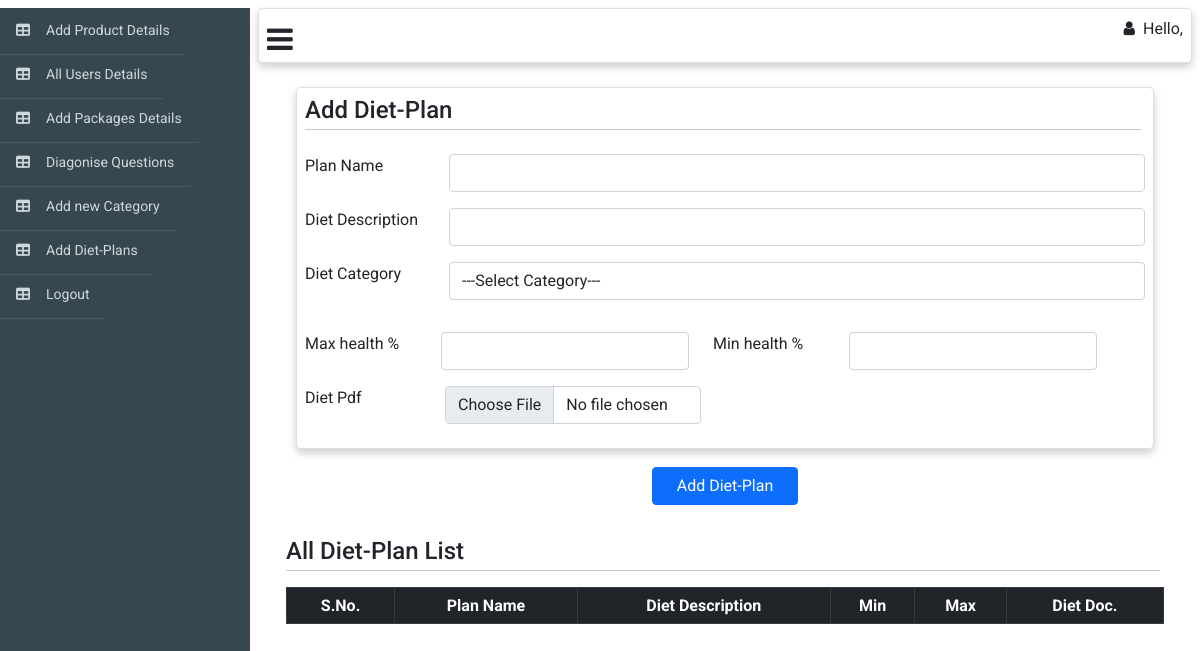
Before: /web_admin/add-diet-plan with the older database file.
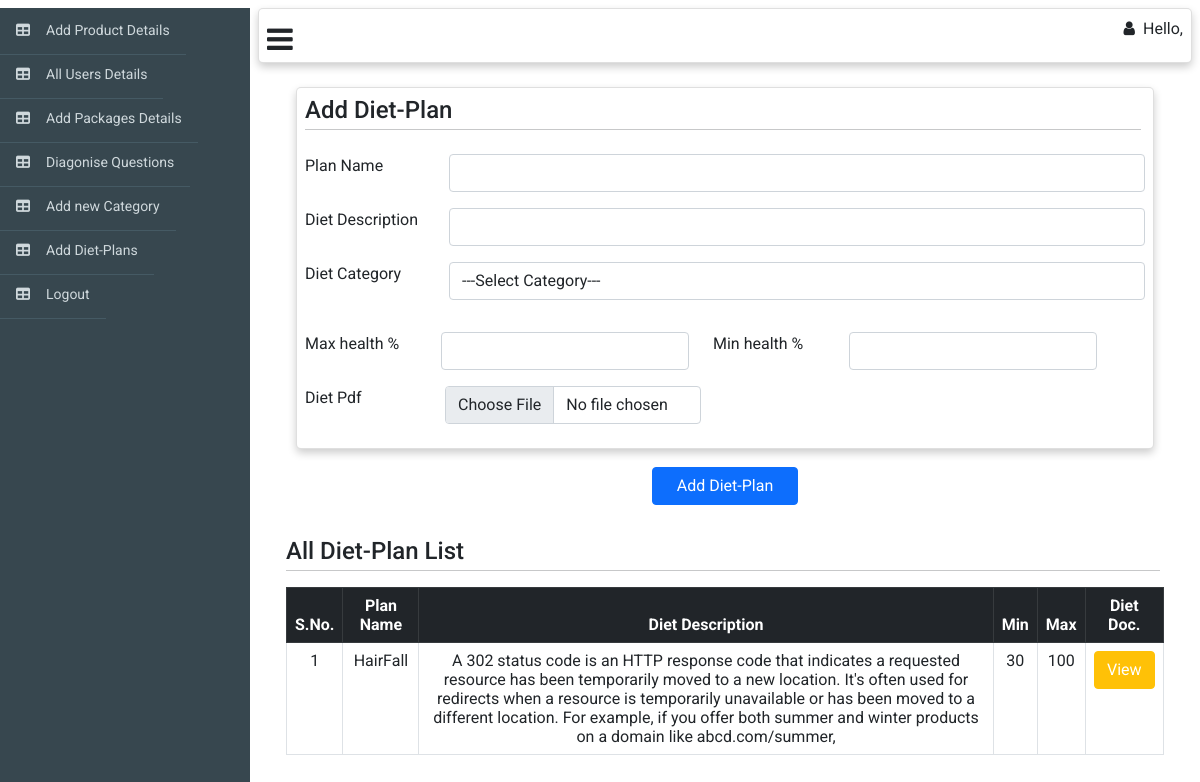
After: the same page with the newer database file.
### web_admin/models.py (models this page shows)
class diet_plan(models.Model):
    name = models.CharField(max_length=50)
    description = models.TextField()
    min = models.IntegerField(default=0)
    max = models.IntegerField(default=0)
    category = models.ForeignKey(category,on_delete=models.CASCADE)
    diet_doc = models.FileField(upload_to='diet_doc/',null=True,blank=True)
    created_at = models.DateTimeField(auto_now_add=True)
    updated_at = models.DateTimeField(auto_now=True)

### web_admin/views.py (the view, shortened to what this page needs)
# urls.py: path('add-diet-plan',AddDietPlan.as_view(),name='add-diet-plan'),
class AddDietPlan(APIView):
    model = diet_plan
    template_name = "add_diet_plan.html"
    def get(self,request,*args, **kwargs):
        list = self.model.objects.all()
        category_list = category.objects.all()
        context={'list':list,'category_list':category_list}
        return render(request,self.template_name,context)

### web_admin/templates/add_diet_plan.html (shortened to what this page needs)
{% extends "web_adminbase.html" %} {% block body %}{% load static %}
<div class="m-4">
  <div class="card me-6 p-2" style="width: auto">
    <h4 class="m-0 p-0">
      Add Diet-Plan
      <hr class="hr p-0 mt-1 me-1" />
    </h4>
    <form
      action="/web_admin/add-diet-plan"
      method="post"
      enctype="multipart/form-data"
    >
      <div class="form-group row mt-2">
        <label for="" class="col-sm-2 form-control-label">Plan Name</label>
        <div class="col-sm-10">
          <input
            type="text"
            name="name"
            id="alias-textbox"
            class="form-control"
            required
          />
        </div>
      </div>
      <div class="form-group row mt-3">
        <label for="" class="col-sm-2 form-control-label">Diet Description</label>
        <div class="col-sm-10">
          <input
            type="text"
            name="description"
            id="alias-textbox"
            class="form-control"
            required
          />
        </div>
      </div>
      <div class="form-group row mt-3">
        <label for="" class="col-sm-2 form-control-label">Diet Category</label>
        <div class="col-sm-10">
          <select  name="category"
          id="alias-textbox"
          class="form-control"
          required>
          <option  value="" disabled selected hidden>---Select Category---</option>
        </select>
        </div>
      </div>
      <div class="form-group row mt-3">
        <div class="form-group row mt-3 col-sm-6">
          <label for="" class="col-sm-4 form-control-label">Max health %</label>
          <div class="col-sm-8">
            <input
              type="number"
              name="max"
              min="0"
              max="100"
              id="alias-textbox"
              class="form-control"
            />
          </div>
        </div>
        <div class="form-group row mt-3 col-sm-6">
          <label for="" class="col-sm-4 form-control-label">Min health %</label>
          <div class="col-sm-8">
            <input
              type="number"
              name="min"
              min="0"
              max="100"
              id="alias-textbox"
              class="form-control"
            />
          </div>
        </div>
      </div>
      <div class="form-group row mt-3 col-sm-6">
        <label for="" class="col-sm-4 form-control-label">Diet Pdf</label>
        <div class="col-sm-8">
            <input name="diet_doc"
            type="file"
            id="alias-textbox"
            accept="application/pdf"
            class="form-control"
          />
        </div>
      </div>
    </div>
      <div class="d-flex justify-content-center mt-2">
        <button type="submit" class="btn btn-primary pe-4 ps-4 m-2">
          Add Diet-Plan
        </button>
      </div>
    <h4 class="mt-4 p-0">
      All Diet-Plan List
      <hr class="hr p-0 mt-1 me-1" />
    </h4>
    <table
      id="example"
      class="table table-bordered text-center"
      style="width: 100%"
    >
      <thead class="table-dark text-center">
        <tr class="p-3 text-center">
          <th>S.No.</th>
          <th>Plan Name</th>
          <th>Diet Description</th>
          <th>Min</th>
          <th>Max</th>
          <th>Diet Doc.</th>
        </tr>
      </thead>
      <tbody>
        {% for obj in list %}
        <tr>
          <td>{{forloop.counter}}</td>
          <td>{{obj.name}}</td>
          <td>{{obj.description}}</td>
          <td>{{obj.min}}</td>
          <td>{{obj.max}}</td>
          <td>
            <a class="btn btn-warning text-white" href="{{obj.diet_doc.url}}"
              >View</a
            >
          </td>
        </tr>
        {% endfor %}
      </tbody>
    </table>
  </div>
</div>
{% endblock %}

Changed rows visible on the page:
added diet_plan: name "HairFall", description "A 302 status code is an HTTP response code that indicates a requested resource has been temporarily moved to a new location. It's often used for redirects when a resource is temporarily unavailable or has been moved to a different location. For example, if you offer both summer and winter products on a domain like abcd.com/summer,", min "30", max "100"
